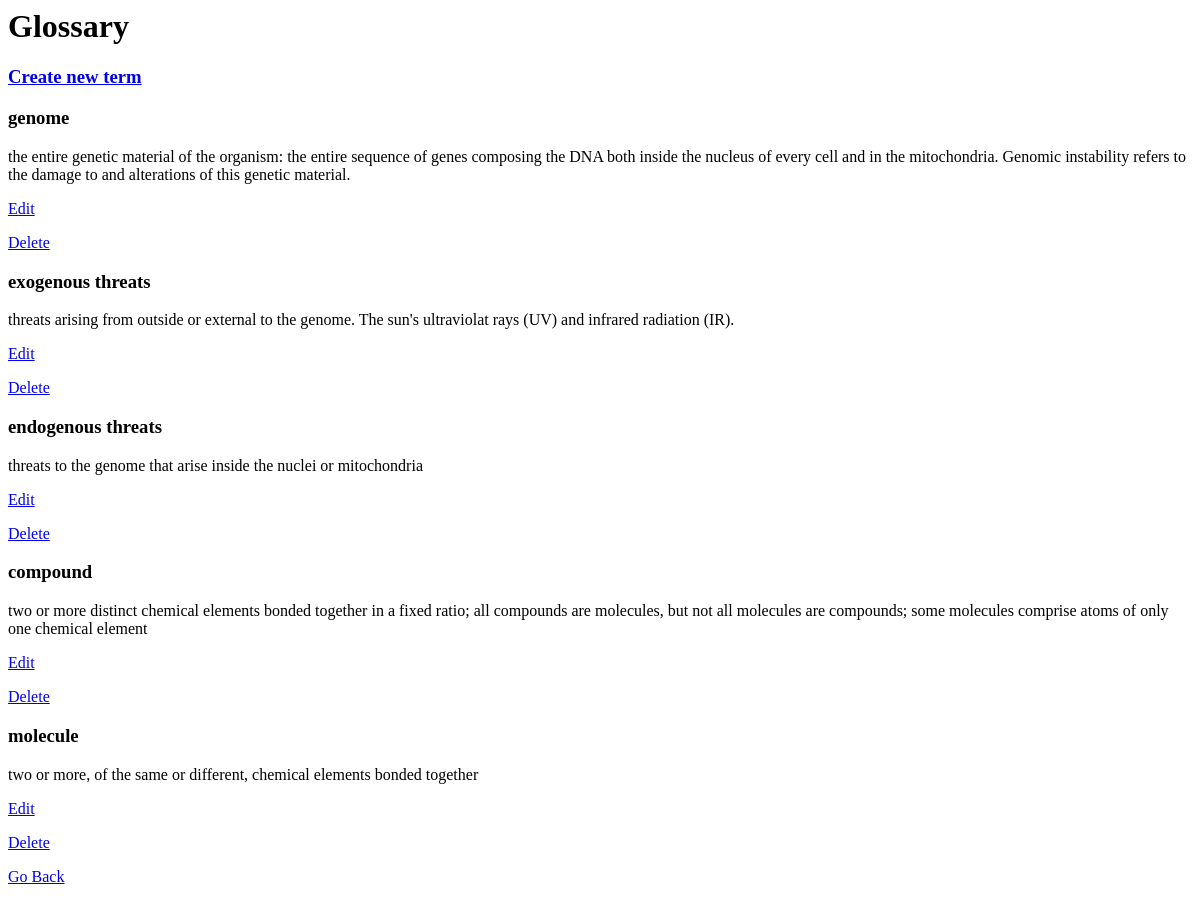
Before: /aging_hallmarks/glossary with the older database file.
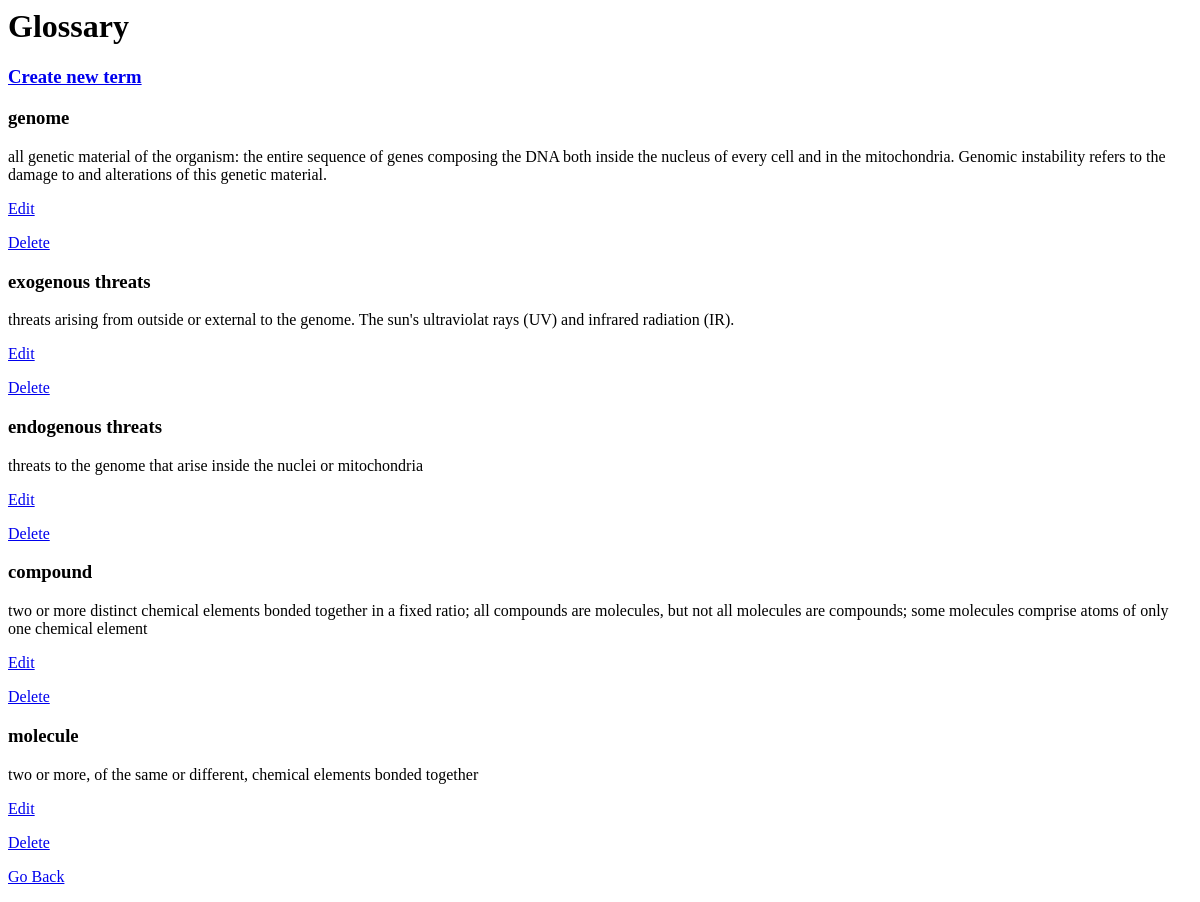
After: the same page with the newer database file.
### db_setup.py (models this page shows)
class GlossaryofTerms(Base):
    __tablename__ = 'glossary'
    id = Column(Integer, primary_key = True)
    name = Column(String(100), nullable = False)
    definition = Column(String(500))

### app.py (the view)
@app.route('/aging_hallmarks/glossary')
def glossary():
    glossary = session.query(GlossaryofTerms).all()
    return render_template('glossary.html', glossary = glossary)

### templates/glossary.html
<html><body>
<h1>Glossary</h1>
<h3><a href = "{{url_for('newTerm')}}">Create new term</a></h3>
{% for term in glossary %}
<h3>{{term.name}}</h3>
    <p>
    {{term.definition}}
    </p>
    <p>
        <a href = "{{url_for('editTerm', term_id = term.id)}}">Edit</a>
    </p>
    <p>
        <a href = "{{url_for('deleteTerm', term_id = term.id)}}">Delete</a>
    </p>
{% endfor %}
<p><a href = "{{url_for('agingHallmarks')}}">Go Back</a></p>
</body></html>

Changed rows visible on the page:
changed GlossaryofTerms "genome": definition "the entire genetic material of the…" → "all genetic material of the…"
